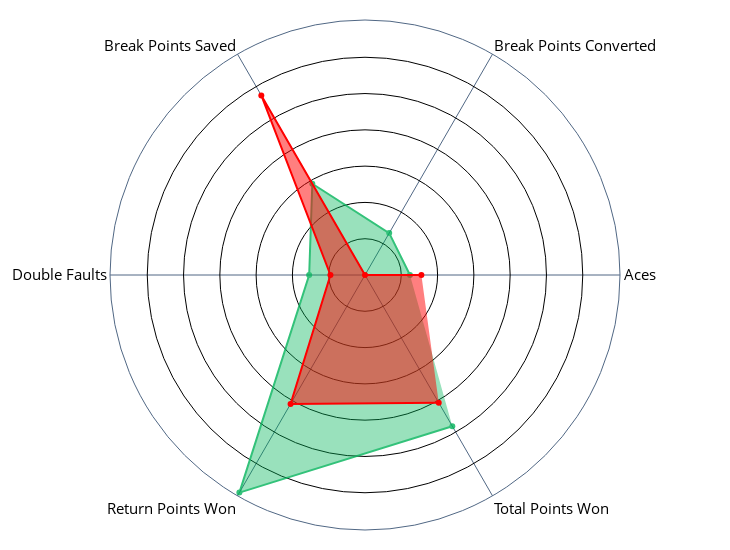

Notebook cell for this chart:
### Code cell
radar_plot('Wimbledon', 2016)

### Figure 1 — Plotly figure (JSON) as saved in the notebook; plotly's stock layout.template omitted (floating-point values rounded to 4 significant figures)
{"data": [{"fill": "toself", "hoverinfo": "text", "marker": {"color": "#00b359"}, "name": "Andy Murray<br>Aces: 7.0<br>Break points converted: 1.0<br>Break points saved: 2.0<br>Double faults: 2.0<br>Return points won: 36.0<br>Total points won: 115.0", "opacity": 0.8, "r": [0.6195, 0.6667, 1.452, 0.7692, 3.462, 2.406], "text": ["Aces: 7.0", "Break Points Converted: 1.0", "Break Points Saved: 2.0", "Double Faults: 2.0", "Return Points Won: 36.0", "Total Points Won: 115.0"], "theta": ["Aces", "Break Points Converted", "Break Points Saved", "Double Faults", "Return Points Won", "Total Points Won"], "type": "scatterpolar"}, {"fill": "toself", "hoverinfo": "text", "marker": {"color": "#ff0000"}, "name": "Milos Raonic<br>Aces: 8.0<br>Break points converted: 0.0<br>Break points saved: 6.0<br>Double faults: 1.0<br>Return points won: 24.0<br>Total points won: 102.0", "r": [0.7767, 0, 2.857, 0.4762, 2.051, 2.032], "text": ["Aces: 8.0", "Break Points Converted: 0.0", "Break Points Saved: 6.0", "Double Faults: 1.0", "Return Points Won: 24.0", "Total Points Won: 102.0"], "theta": ["Aces", "Break Points Converted", "Break Points Saved", "Double Faults", "Return Points Won", "Total Points Won"], "type": "scatterpolar"}], "layout": {"font": {"color": "black", "size": 15}, "height": 550, "margin": {"b": 20, "l": 80, "r": 80, "t": 20}, "paper_bgcolor": "rgba(0, 0, 0, 0)", "plot_bgcolor": "rgba(0, 0, 0, 0)", "polar": {"bgcolor": "rgba(0, 0, 0, 0)", "radialaxis": {"angle": 90, "autorange": true, "autotypenumbers": "strict", "gridcolor": "black", "showline": false, "showticklabels": false, "ticks": "", "type": "linear", "visible": true}}, "showlegend": false, "width": 730}}
